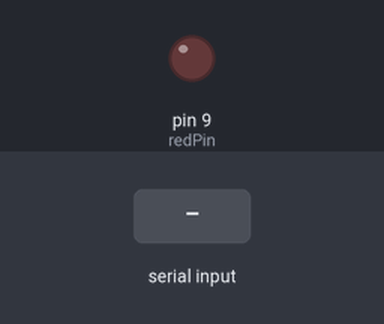
The sketch below on a simulated Arduino Uno, built with avr-gcc and run on an emulated ATmega328P. Parts: output pins drawn as LEDs (lit = HIGH). Dashed ring = blinking. Inputs (shaded band) come from the test bench. What the sketch prints to the serial monitor is not drawn.

Above: at 1.2 s.
1.3 s: "90,45\n" received over Serial
At 1.7 s:
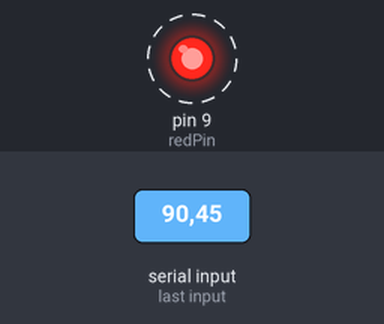
Timing chart, 0 to 10.3 s (numbered marks = the images above; inputs shaded):
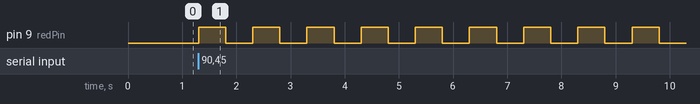

Measured:
- after the input at 1.3 s, pin 9 (redPin): alternates HIGH for 0.50 s and LOW for 0.50 s, starting at once

The sketch:

BlinkNumberOfTimes.ino
```cpp
String msg = "Enter your number: ";
int numBlinks;
int wait = 500;
int redPin = 9;
void setup() {
  // put your setup code here, to run once:
  Serial.begin(9600);
  pinMode(redPin, OUTPUT);
}

void loop() {
  // put your main code here, to run repeatedly:
  Serial.println(msg);
  while (Serial.available() == 0){

  }
  numBlinks = Serial.parseInt();
  for (int j = 0; j < numBlinks; j++){
    digitalWrite(redPin, HIGH);
    delay(wait);
    digitalWrite(redPin, LOW);
    delay(wait);
  }
}
```
